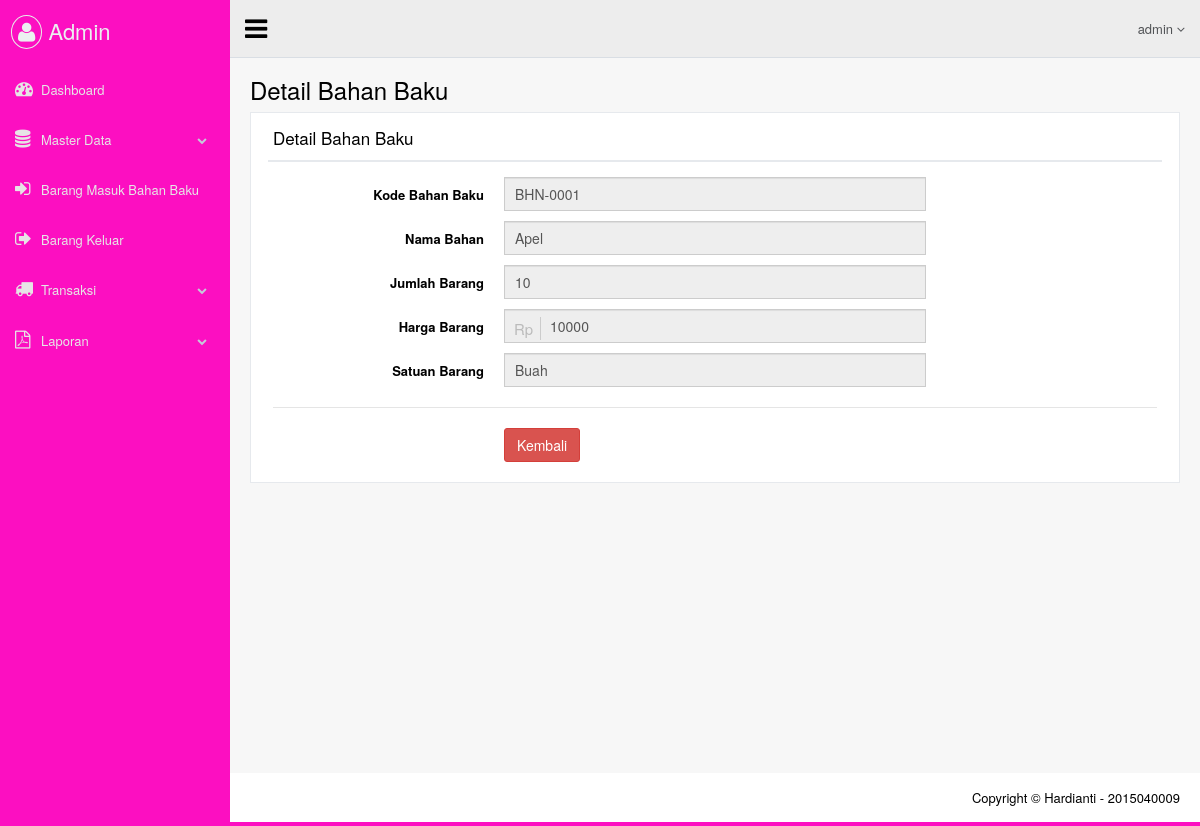
Page /views/admin/dt_bahan_baku_detail.php?id_bahan_baku=BHN-0001 (signed in) on the committed database.
### tables this page shows
CREATE TABLE `dta_bahan_baku` (
  `id_bahan_baku` varchar(20) NOT NULL,
  `nama` varchar(50) NOT NULL,
  `jumlah` int(11) NOT NULL,
  `harga` int(11) NOT NULL,
  `satuan` varchar(50) NOT NULL
);

### views/admin/dt_bahan_baku_detail.php (the view)
<?php include_once 'atribut/head.php'; ?>
<?php
$id   = $_GET['id_bahan_baku'];
$sql  = "SELECT * FROM dta_bahan_baku WHERE id_bahan_baku = '$id'";
$qry  = $mysqli->query($sql);
$rows = $qry->fetch_array(MYSQLI_ASSOC);
?>
 <body class="nav-md">
   <div class="container body">
     <div class="main_container">
       <?php include_once 'atribut/header.php'; ?>
       <div class="right_col" role="main">
         <div class="">
           <div class="page-title">
             <div class="title_left">
               <h3>Detail Bahan Baku</h3>
             </div>
           </div>
           <div class="clearfix"></div>
           <div class="row">
             <div class="col-md-12 col-sm-12 col-xs-12">
               <div class="x_panel">
                 <div class="x_title">
                   <h2>Detail Bahan Baku</h2>
                   <div class="clearfix"></div>
                 </div>
                 <div class="x_content">
                   <form class="form-horizontal form-label-left" method="post">
                     <div class="item form-group">
                       <label class="control-label col-md-3 col-sm-3 col-xs-12">Kode Bahan Baku</label>
                       <div class="col-md-6 col-sm-6 col-xs-12">
                         <input class="form-control col-md-7 col-xs-12" type="text" value="<?= $rows['id_bahan_baku'] ?>" readonly />
                       </div>
                     </div>
                     <div class="item form-group">
                       <label class="control-label col-md-3 col-sm-3 col-xs-12">Nama Bahan
                       </label>
                       <div class="col-md-6 col-sm-6 col-xs-12">
                         <input class="form-control col-md-7 col-xs-12" type="text" value="<?= $rows['nama'] ?>" readonly />
                       </div>
                     </div>
                     <div class="item form-group">
                       <label class="control-label col-md-3 col-sm-3 col-xs-12">Jumlah Barang
                       </label>
                       <div class="col-md-6 col-sm-6 col-xs-12">
                         <input class="form-control col-md-7 col-xs-12" type="number" value="<?= $rows['jumlah'] ?>" readonly />
                       </div>
                     </div>
                     <div class="item form-group">
                       <label class="control-label col-md-3 col-sm-3 col-xs-12">Harga Barang
                       </label>
                       <div class="col-md-6 col-sm-6 col-xs-12">
                         <span class="form-control-feedback left" aria-hidden="true">Rp</span>
                         <input class="form-control col-md-7 col-xs-12 has-feedback-left" type="number" value="<?= $rows['harga'] ?>" readonly />
                       </div>
                     </div>
                     <div class="item form-group">
                       <label class="control-label col-md-3 col-sm-3 col-xs-12">Satuan Barang
                       </label>
                       <div class="col-md-6 col-sm-6 col-xs-12">
                         <input class="form-control col-md-7 col-xs-12" type="text" value="<?= $rows['satuan'] ?>" readonly />
                       </div>
                     </div>
                     <div class="ln_solid"></div>
                     <div class="form-group">
                       <div class="col-md-6 col-md-offset-3">
                         <a class="btn btn-danger" href="dt_bahan_baku.php">Kembali</a>
                       </div>
                     </div>
                   </form>
                 </div>
               </div>
             </div>
           </div>
         </div>
       </div>
       <?php include_once 'atribut/footer.php'; ?>
     </div>
   </div>
 <?php include_once 'atribut/foot.php'; ?>

### rows in the picture
dta_bahan_baku: id_bahan_baku "BHN-0001", nama "Apel", jumlah "10", harga "10000", satuan "Buah"
